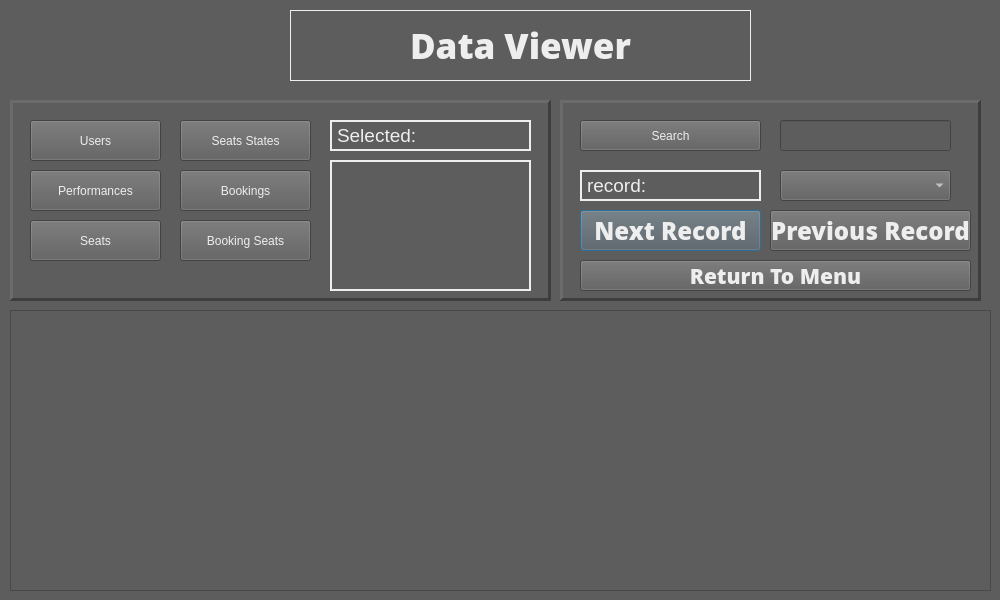
<?xml version="1.0" encoding="UTF-8"?>
<ui version="4.0">
 <class>Dialog</class>
 <widget class="QDialog" name="Dialog">
  <property name="geometry">
   <rect>
    <x>0</x>
    <y>0</y>
    <width>1000</width>
    <height>600</height>
   </rect>
  </property>
  <property name="windowTitle">
   <string>Dialog</string>
  </property>
  <property name="styleSheet">
   <string notr="true">background-color: rgb(93, 93, 93);</string>
  </property>
  <widget class="QLabel" name="Title">
   <property name="geometry">
    <rect>
     <x>290</x>
     <y>10</y>
     <width>461</width>
     <height>71</height>
    </rect>
   </property>
   <property name="font">
    <font>
     <family>Open Sans Extrabold</family>
     <pointsize>26</pointsize>
    </font>
   </property>
   <property name="styleSheet">
    <string notr="true">color: rgb(238, 238, 238);</string>
   </property>
   <property name="frameShape">
    <enum>QFrame::Box</enum>
   </property>
   <property name="text">
    <string>Data Viewer</string>
   </property>
   <property name="alignment">
    <set>Qt::AlignCenter</set>
   </property>
  </widget>
  <widget class="QTableWidget" name="tableWidget">
   <property name="geometry">
    <rect>
     <x>10</x>
     <y>310</y>
     <width>981</width>
     <height>281</height>
    </rect>
   </property>
  </widget>
  <widget class="QFrame" name="frame">
   <property name="geometry">
    <rect>
     <x>560</x>
     <y>100</y>
     <width>421</width>
     <height>201</height>
    </rect>
   </property>
   <property name="styleSheet">
    <string notr="true">color: rgb(238, 238, 238);</string>
   </property>
   <property name="frameShape">
    <enum>QFrame::Panel</enum>
   </property>
   <property name="frameShadow">
    <enum>QFrame::Raised</enum>
   </property>
   <property name="lineWidth">
    <number>3</number>
   </property>
   <widget class="QPushButton" name="NextRecordButton">
    <property name="geometry">
     <rect>
      <x>20</x>
      <y>110</y>
      <width>181</width>
      <height>41</height>
     </rect>
    </property>
    <property name="font">
     <font>
      <family>Open Sans Extrabold</family>
      <pointsize>18</pointsize>
     </font>
    </property>
    <property name="styleSheet">
     <string notr="true">color: rgb(238, 238, 238);</string>
    </property>
    <property name="text">
     <string>Next Record</string>
    </property>
   </widget>
   <widget class="QPushButton" name="PreviousRecordButton">
    <property name="geometry">
     <rect>
      <x>210</x>
      <y>110</y>
      <width>201</width>
      <height>41</height>
     </rect>
    </property>
    <property name="font">
     <font>
      <family>Open Sans Extrabold</family>
      <pointsize>18</pointsize>
     </font>
    </property>
    <property name="styleSheet">
     <string notr="true">color: rgb(238, 238, 238);</string>
    </property>
    <property name="text">
     <string>Previous Record</string>
    </property>
   </widget>
   <widget class="QComboBox" name="RecordCombobox">
    <property name="geometry">
     <rect>
      <x>220</x>
      <y>70</y>
      <width>171</width>
      <height>31</height>
     </rect>
    </property>
   </widget>
   <widget class="QLineEdit" name="searchInput">
    <property name="geometry">
     <rect>
      <x>220</x>
      <y>20</y>
      <width>171</width>
      <height>31</height>
     </rect>
    </property>
   </widget>
   <widget class="QLabel" name="RecordDisplay">
    <property name="geometry">
     <rect>
      <x>20</x>
      <y>70</y>
      <width>181</width>
      <height>31</height>
     </rect>
    </property>
    <property name="font">
     <font>
      <pointsize>14</pointsize>
     </font>
    </property>
    <property name="styleSheet">
     <string notr="true">color: rgb(238, 238, 238);</string>
    </property>
    <property name="frameShape">
     <enum>QFrame::Box</enum>
    </property>
    <property name="lineWidth">
     <number>2</number>
    </property>
    <property name="text">
     <string>record:</string>
    </property>
   </widget>
   <widget class="QPushButton" name="Searchbutton">
    <property name="geometry">
     <rect>
      <x>20</x>
      <y>20</y>
      <width>181</width>
      <height>31</height>
     </rect>
    </property>
    <property name="font">
     <font>
      <pointsize>9</pointsize>
     </font>
    </property>
    <property name="text">
     <string>Search</string>
    </property>
   </widget>
   <widget class="QPushButton" name="BackToMenuButton">
    <property name="geometry">
     <rect>
      <x>20</x>
      <y>160</y>
      <width>391</width>
      <height>31</height>
     </rect>
    </property>
    <property name="font">
     <font>
      <family>Open Sans Extrabold</family>
      <pointsize>16</pointsize>
     </font>
    </property>
    <property name="styleSheet">
     <string notr="true">color: rgb(238, 238, 238);</string>
    </property>
    <property name="text">
     <string>Return To Menu</string>
    </property>
   </widget>
  </widget>
  <widget class="QFrame" name="frame_2">
   <property name="geometry">
    <rect>
     <x>10</x>
     <y>100</y>
     <width>541</width>
     <height>201</height>
    </rect>
   </property>
   <property name="styleSheet">
    <string notr="true">color: rgb(238, 238, 238);</string>
   </property>
   <property name="frameShape">
    <enum>QFrame::Panel</enum>
   </property>
   <property name="frameShadow">
    <enum>QFrame::Raised</enum>
   </property>
   <property name="lineWidth">
    <number>3</number>
   </property>
   <widget class="QPushButton" name="usersbutton">
    <property name="geometry">
     <rect>
      <x>20</x>
      <y>20</y>
      <width>131</width>
      <height>41</height>
     </rect>
    </property>
    <property name="text">
     <string>Users</string>
    </property>
   </widget>
   <widget class="QPushButton" name="seatstatesbutton">
    <property name="geometry">
     <rect>
      <x>170</x>
      <y>20</y>
      <width>131</width>
      <height>41</height>
     </rect>
    </property>
    <property name="text">
     <string>Seats States</string>
    </property>
   </widget>
   <widget class="QPushButton" name="performancesbutton">
    <property name="geometry">
     <rect>
      <x>20</x>
      <y>70</y>
      <width>131</width>
      <height>41</height>
     </rect>
    </property>
    <property name="text">
     <string>Performances</string>
    </property>
   </widget>
   <widget class="QPushButton" name="bookingsbutton">
    <property name="geometry">
     <rect>
      <x>170</x>
      <y>70</y>
      <width>131</width>
      <height>41</height>
     </rect>
    </property>
    <property name="text">
     <string>Bookings</string>
    </property>
   </widget>
   <widget class="QPushButton" name="SeatsButton">
    <property name="geometry">
     <rect>
      <x>20</x>
      <y>120</y>
      <width>131</width>
      <height>41</height>
     </rect>
    </property>
    <property name="text">
     <string>Seats</string>
    </property>
   </widget>
   <widget class="QPushButton" name="bookingseatsbutton">
    <property name="geometry">
     <rect>
      <x>170</x>
      <y>120</y>
      <width>131</width>
      <height>41</height>
     </rect>
    </property>
    <property name="text">
     <string>Booking Seats</string>
    </property>
   </widget>
   <widget class="QLabel" name="SelectedDisplay">
    <property name="geometry">
     <rect>
      <x>320</x>
      <y>20</y>
      <width>201</width>
      <height>31</height>
     </rect>
    </property>
    <property name="font">
     <font>
      <pointsize>14</pointsize>
     </font>
    </property>
    <property name="styleSheet">
     <string notr="true">color: rgb(238, 238, 238);</string>
    </property>
    <property name="frameShape">
     <enum>QFrame::Box</enum>
    </property>
    <property name="lineWidth">
     <number>2</number>
    </property>
    <property name="text">
     <string>Selected:</string>
    </property>
   </widget>
   <widget class="QLabel" name="SelectedMultiDisplay">
    <property name="geometry">
     <rect>
      <x>320</x>
      <y>60</y>
      <width>201</width>
      <height>131</height>
     </rect>
    </property>
    <property name="font">
     <font>
      <pointsize>13</pointsize>
     </font>
    </property>
    <property name="styleSheet">
     <string notr="true">color: rgb(238, 238, 238);</string>
    </property>
    <property name="frameShape">
     <enum>QFrame::Box</enum>
    </property>
    <property name="lineWidth">
     <number>2</number>
    </property>
    <property name="text">
     <string/>
    </property>
   </widget>
  </widget>
 </widget>
 <resources/>
 <connections/>
</ui>
